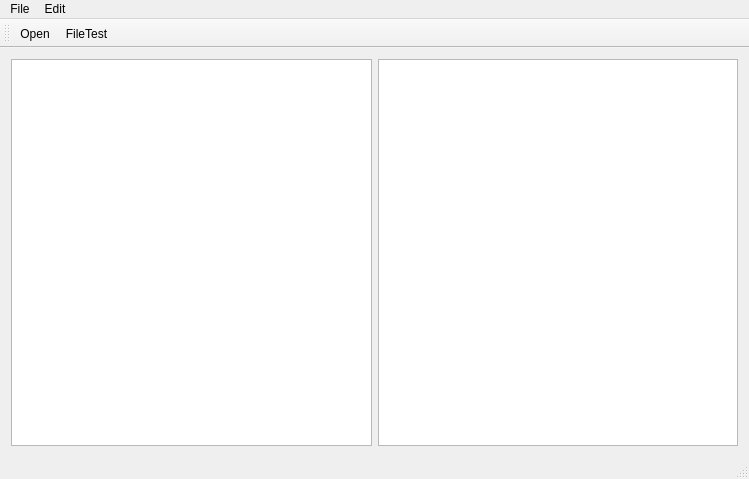
<?xml version="1.0" encoding="UTF-8"?>
<ui version="4.0">
 <class>MainWindow</class>
 <widget class="QMainWindow" name="MainWindow">
  <property name="geometry">
   <rect>
    <x>0</x>
    <y>0</y>
    <width>749</width>
    <height>479</height>
   </rect>
  </property>
  <property name="windowTitle">
   <string>MainWindow</string>
  </property>
  <widget class="QWidget" name="centralWidget">
   <layout class="QHBoxLayout" name="horizontalLayout">
    <item>
     <widget class="QPlainTextEdit" name="plainTextEdit"/>
    </item>
    <item>
     <widget class="QPlainTextEdit" name="plainTextEditO"/>
    </item>
   </layout>
  </widget>
  <widget class="QMenuBar" name="menuBar">
   <property name="geometry">
    <rect>
     <x>0</x>
     <y>0</y>
     <width>749</width>
     <height>23</height>
    </rect>
   </property>
   <widget class="QMenu" name="menuFile">
    <property name="title">
     <string>File</string>
    </property>
    <addaction name="actionOpen"/>
    <addaction name="actionExit"/>
   </widget>
   <widget class="QMenu" name="menuEdit">
    <property name="title">
     <string>Edit</string>
    </property>
    <addaction name="actionFileTest"/>
   </widget>
   <addaction name="menuFile"/>
   <addaction name="menuEdit"/>
  </widget>
  <widget class="QToolBar" name="mainToolBar">
   <attribute name="toolBarArea">
    <enum>TopToolBarArea</enum>
   </attribute>
   <attribute name="toolBarBreak">
    <bool>false</bool>
   </attribute>
   <addaction name="actionOpen"/>
   <addaction name="actionFileTest"/>
  </widget>
  <widget class="QStatusBar" name="statusBar"/>
  <action name="actionOpen">
   <property name="text">
    <string>Open</string>
   </property>
  </action>
  <action name="actionFileTest">
   <property name="text">
    <string>FileTest</string>
   </property>
  </action>
  <action name="actionExit">
   <property name="text">
    <string>Exit</string>
   </property>
  </action>
 </widget>
 <layoutdefault spacing="6" margin="11"/>
 <resources/>
 <connections/>
</ui>
